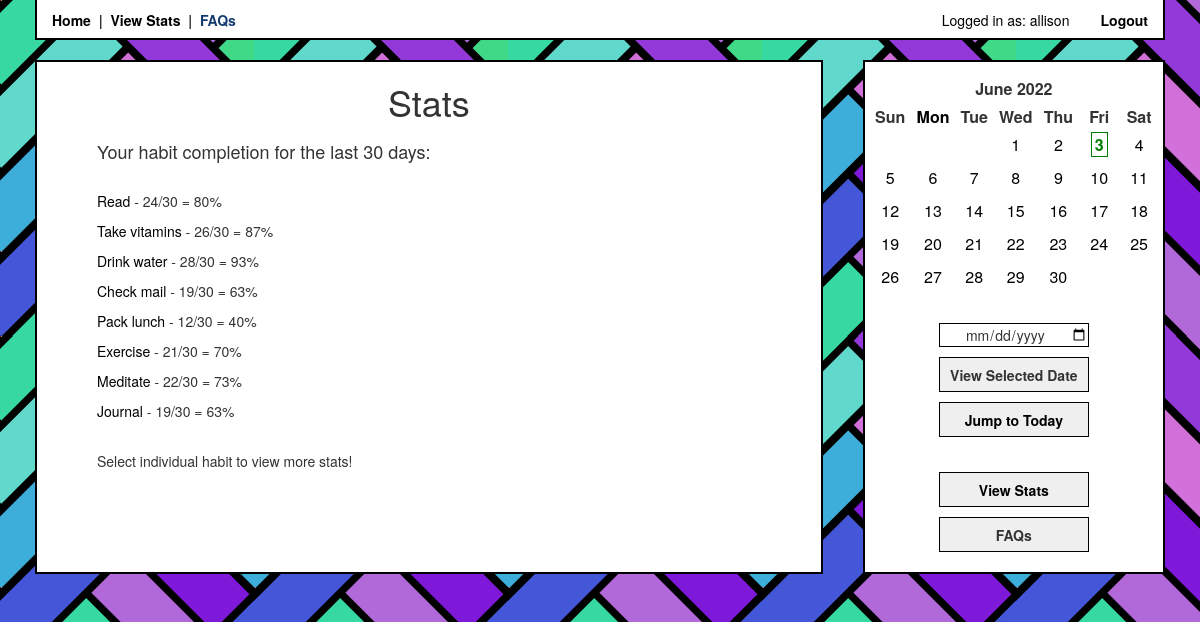
/viewStats/ (signed in), run on the app's committed database.
### app/models.py (models this page shows, shortened)
class User(UserMixin, db.Model):
    id = db.Column(db.Integer, primary_key=True)
    username = db.Column(db.String(64), index=True, unique=True)
    email = db.Column(db.String(120), index=True, unique=True)
    password_hash = db.Column(db.String(128))
    habits = db.relationship('Habit', cascade='all, delete', backref='user')
    checks = db.relationship('Check', cascade='all, delete', backref='user')

class Habit(db.Model):
    id = db.Column(db.Integer, index=True, primary_key=True)
    name = db.Column(db.String(120), index=True)
    notes = db.Column(db.Text)
    custom_schedule = db.Column(db.Boolean, default=False)
    days = db.Column(db.String(7))
    user_id = db.Column(db.Integer, db.ForeignKey('user.id')) ##
    checks = db.relationship('Check', cascade='all, delete', backref='habits')

### app/routes.py (the view)
@login_required
@app.route('/viewStats/')
@app.route('/viewStats/<range>')
def viewStats(range=30):
    try:
        numRange = int(range)
        type = 'range'
    except:
        type = 'month'
        month = range.rstrip('1234567890')
        year = range[len(month):]
        print('range =', month, year)
    month = getMonthCalendar(datetime.today())
    statsList = getStats(30)
    for stat in statsList:          # append completion % to habit stats list
        stat.append(round(stat[2]/range * 100))
    return render_template('viewStats.html', title='View Stats',
    stats=statsList, type=type, days=range, month=month)

### app/helpers.py (called while the page is built)
def getMonthCalendar(date):
    month, year = date.month, date.year
    today = date.today()
    calHTML = CustomCal(month, year).formatmonth(year, month)
    editedCal = calHTML
    if month == today.month and year == today.year:
        editDate = '>' + str(today.day) + '<'
        display = '><b><span class="today">  ' + str(today.day) + '  </span></b><'
        editedCal = calHTML.replace(str(editDate), display)
    editDate = '>' + str(date.day) + '<'
    display = '><span id="onDate">  ' + str(date.day) + '  </span><'
    editedCal = editedCal.replace(str(editDate), display)
    return editedCal

    def formatday(self, day, weekday):
        strDay = str(day)
        month = str(self.month)
        year = str(self.year)
        if len(strDay) == 1:
            strDay = '0' + strDay
        if len(month) == 1:
            month = '0' + month
        date = year + '-' + month + '-' + strDay
        if day == 0:
            return '<td class="noday">&nbsp;</td>'
        else:
            return '<td class="%s" id="calDate"><a class="calDate" href="javascript:f();" name="%s">%d</a></td>' % (self.cssclasses[weekday], date, day)

### app/models.py (called while the page is built)
@login.user_loader
def load_user(id):
    return User.query.get(int(id))

### app/templates/viewStats.html (shortened to what this page needs)
{% extends 'bootstrap/base.html' %}
{% block styles %}
{{super()}}
<link rel="stylesheet" href="{{ url_for('static', filename='style.css') }}">
{% endblock %}
{% block content %}
<div class="container">
<div class="main">
{% include 'stats.html' %}
</div>
{% include 'sidebar.html' %}
</div>
{% endblock %}

### app/templates/header.html (shortened to what this page needs)
{% block head %}
<head>
    <div class="navbar">
        <a class="navlink" href="/">Home</a>
        &nbsp;|&nbsp;
        <a class="navlink" href="{{ url_for('viewStats') }}">View Stats</a>
        &nbsp;|&nbsp;
        <a class="navlink" href="">FAQs</a>
        <div class="right">
        {% if current_user.is_anonymous %}
        <a class="navlink" href="{{ url_for('login') }}">Login</a>
        {% else %}
        Logged in as: {{ current_user.username }}
        <a class="navlink" href="{{ url_for('logout') }}">Logout</a>
        {% endif %}
        </div>
    </div>
</head>
{% endblock %}

### app/templates/stats.html
{% block content %}
<div class="content">
    <h1 class="center-h">Stats</h1>
    <div class="habits">
    {% if type == 'range' %}
    <h4>Your habit completion for the last {{days}} days:</h2>
    <br />
    {% endif %}
    {% for stat in stats %}
    <p><a href="{{ url_for('habitStats', habit_id=stat[0]) }}">{{ stat[1] }}</a> - {{ stat[2] }}/30 = {{ stat[3] }}%</p>
    {% endfor %}
    <br />
    Select individual habit to view more stats!
    </div>
</div>
{% endblock %}

### app/static/style.css (style rules this page uses)
.navbar { background-color: white; border: 2px solid black; border-top: transparent; border-radius: 0; margin-left: 35px; margin-right: 35px; padding-top: 10px; padding-left: 15px; padding-right: 15px; margin-bottom: 0px; font-weight: bold; min-height: 40px; }
.navlink, .navlink:hover { color: rgb(19, 59, 111); font-weight: bold; padding: 0px; }
a, a:hover { color: black; }
.right { float: right; color: black; font-weight: normal; }
body { background-image: url("../static/hb.png"); margin: 0px; padding: 0px; }
.container { display: flex; flex-direction: row; width: 100%; }
.sidebar, .main { display: flex; flex-direction: column; margin: 20px; border: 2px solid black; background-color: white; padding-bottom: 15px; }
.main { flex-grow: 5; min-width: 350px; }
.content { padding-left: 10px; padding-right: 10px; }
.center-h { margin-bottom: 20px; align-content: center; text-align: center; }
.habits { padding-left: 50px; font-weight: normal; }
th { text-align: center; }
th.month { padding-top: 10px; padding-bottom: 5px; width: 50%; margin: 5px auto; text-align: center; }
.month { text-align: center; }
td { padding: 5px; }
.today { font-weight: bold; color: green; padding-left: 3px; padding-right: 3px; margin: 2px; border: 1px solid; }
#calDate, .calDate, a:link { color: black; }
.mon { color: black; }

### data on the page
User: username "allison"
Habit: name "Read", stat "24", stat "80"
Habit: name "Take vitamins", stat "26", stat "87"
Habit: name "Drink water", stat "28", stat "93"
Habit: name "Check mail", stat "19", stat "63"
Habit: name "Pack lunch", stat "12", stat "40"
Habit: name "Exercise", stat "21", stat "70"
Habit: name "Meditate", stat "22", stat "73"
Habit: name "Journal", stat "19", stat "63"

### other printed values
{{ days }} "30"
{{ month | safe }} "June 2022 Sun Mon Tue Wed Thu Fri Sat 1 2 3 4 5 6 7 8 9 10 11 12 13 14 15 16 17 18 19 20 21 22 23 24 25 26 27 28 29 30"
